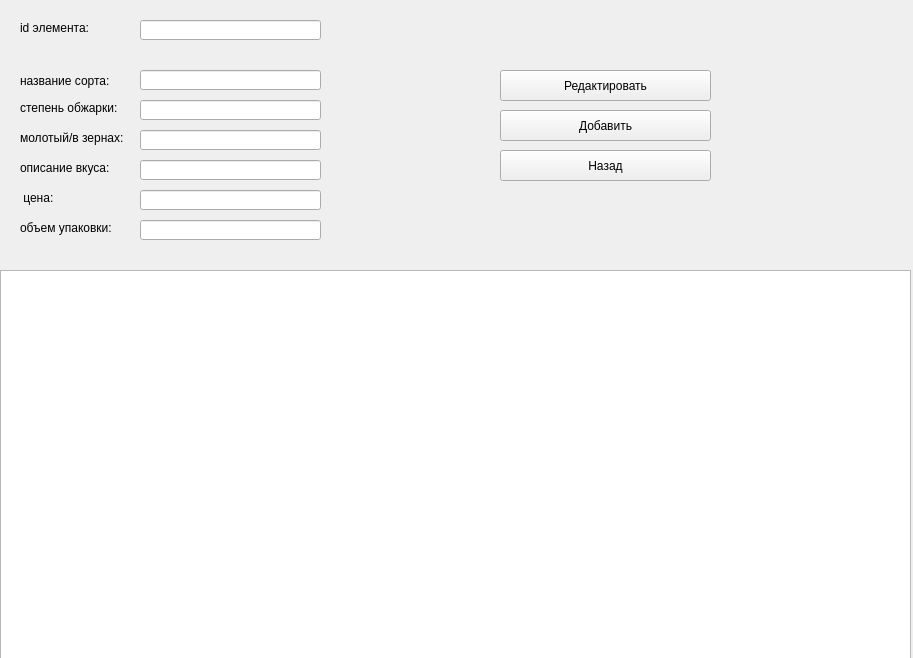
<?xml version="1.0" encoding="UTF-8"?>
<ui version="4.0">
 <class>Form</class>
 <widget class="QWidget" name="Form">
  <property name="geometry">
   <rect>
    <x>0</x>
    <y>0</y>
    <width>913</width>
    <height>658</height>
   </rect>
  </property>
  <property name="windowTitle">
   <string>Form</string>
  </property>
  <widget class="QTableWidget" name="tableWidget">
   <property name="geometry">
    <rect>
     <x>0</x>
     <y>270</y>
     <width>911</width>
     <height>401</height>
    </rect>
   </property>
  </widget>
  <widget class="QLineEdit" name="lineEdit">
   <property name="geometry">
    <rect>
     <x>140</x>
     <y>70</y>
     <width>181</width>
     <height>20</height>
    </rect>
   </property>
  </widget>
  <widget class="QLineEdit" name="lineEdit_2">
   <property name="geometry">
    <rect>
     <x>140</x>
     <y>100</y>
     <width>181</width>
     <height>20</height>
    </rect>
   </property>
  </widget>
  <widget class="QLineEdit" name="lineEdit_3">
   <property name="geometry">
    <rect>
     <x>140</x>
     <y>130</y>
     <width>181</width>
     <height>20</height>
    </rect>
   </property>
  </widget>
  <widget class="QLineEdit" name="lineEdit_4">
   <property name="geometry">
    <rect>
     <x>140</x>
     <y>160</y>
     <width>181</width>
     <height>20</height>
    </rect>
   </property>
  </widget>
  <widget class="QLineEdit" name="lineEdit_5">
   <property name="geometry">
    <rect>
     <x>140</x>
     <y>190</y>
     <width>181</width>
     <height>20</height>
    </rect>
   </property>
  </widget>
  <widget class="QLineEdit" name="lineEdit_6">
   <property name="geometry">
    <rect>
     <x>140</x>
     <y>220</y>
     <width>181</width>
     <height>20</height>
    </rect>
   </property>
  </widget>
  <widget class="QLabel" name="label">
   <property name="geometry">
    <rect>
     <x>20</x>
     <y>70</y>
     <width>101</width>
     <height>21</height>
    </rect>
   </property>
   <property name="text">
    <string>название сорта:</string>
   </property>
  </widget>
  <widget class="QLabel" name="label_2">
   <property name="geometry">
    <rect>
     <x>20</x>
     <y>100</y>
     <width>111</width>
     <height>16</height>
    </rect>
   </property>
   <property name="text">
    <string>степень обжарки:</string>
   </property>
  </widget>
  <widget class="QLabel" name="label_3">
   <property name="geometry">
    <rect>
     <x>20</x>
     <y>130</y>
     <width>111</width>
     <height>16</height>
    </rect>
   </property>
   <property name="text">
    <string>молотый/в зернах:</string>
   </property>
  </widget>
  <widget class="QLabel" name="label_4">
   <property name="geometry">
    <rect>
     <x>20</x>
     <y>160</y>
     <width>101</width>
     <height>16</height>
    </rect>
   </property>
   <property name="text">
    <string>описание вкуса:</string>
   </property>
  </widget>
  <widget class="QLabel" name="label_5">
   <property name="geometry">
    <rect>
     <x>20</x>
     <y>190</y>
     <width>91</width>
     <height>16</height>
    </rect>
   </property>
   <property name="text">
    <string> цена:</string>
   </property>
  </widget>
  <widget class="QLabel" name="label_6">
   <property name="geometry">
    <rect>
     <x>20</x>
     <y>220</y>
     <width>111</width>
     <height>16</height>
    </rect>
   </property>
   <property name="text">
    <string>объем упаковки:</string>
   </property>
  </widget>
  <widget class="QPushButton" name="BackButton">
   <property name="geometry">
    <rect>
     <x>500</x>
     <y>150</y>
     <width>211</width>
     <height>31</height>
    </rect>
   </property>
   <property name="text">
    <string>Назад</string>
   </property>
  </widget>
  <widget class="QPushButton" name="appendButton">
   <property name="geometry">
    <rect>
     <x>500</x>
     <y>110</y>
     <width>211</width>
     <height>31</height>
    </rect>
   </property>
   <property name="text">
    <string>Добавить</string>
   </property>
  </widget>
  <widget class="QLineEdit" name="lineEdit_7">
   <property name="geometry">
    <rect>
     <x>140</x>
     <y>20</y>
     <width>181</width>
     <height>20</height>
    </rect>
   </property>
  </widget>
  <widget class="QLabel" name="label_7">
   <property name="geometry">
    <rect>
     <x>20</x>
     <y>20</y>
     <width>111</width>
     <height>16</height>
    </rect>
   </property>
   <property name="text">
    <string>id элемента:</string>
   </property>
  </widget>
  <widget class="QPushButton" name="editButton">
   <property name="geometry">
    <rect>
     <x>500</x>
     <y>70</y>
     <width>211</width>
     <height>31</height>
    </rect>
   </property>
   <property name="text">
    <string>Редактировать</string>
   </property>
  </widget>
 </widget>
 <resources/>
 <connections/>
</ui>
